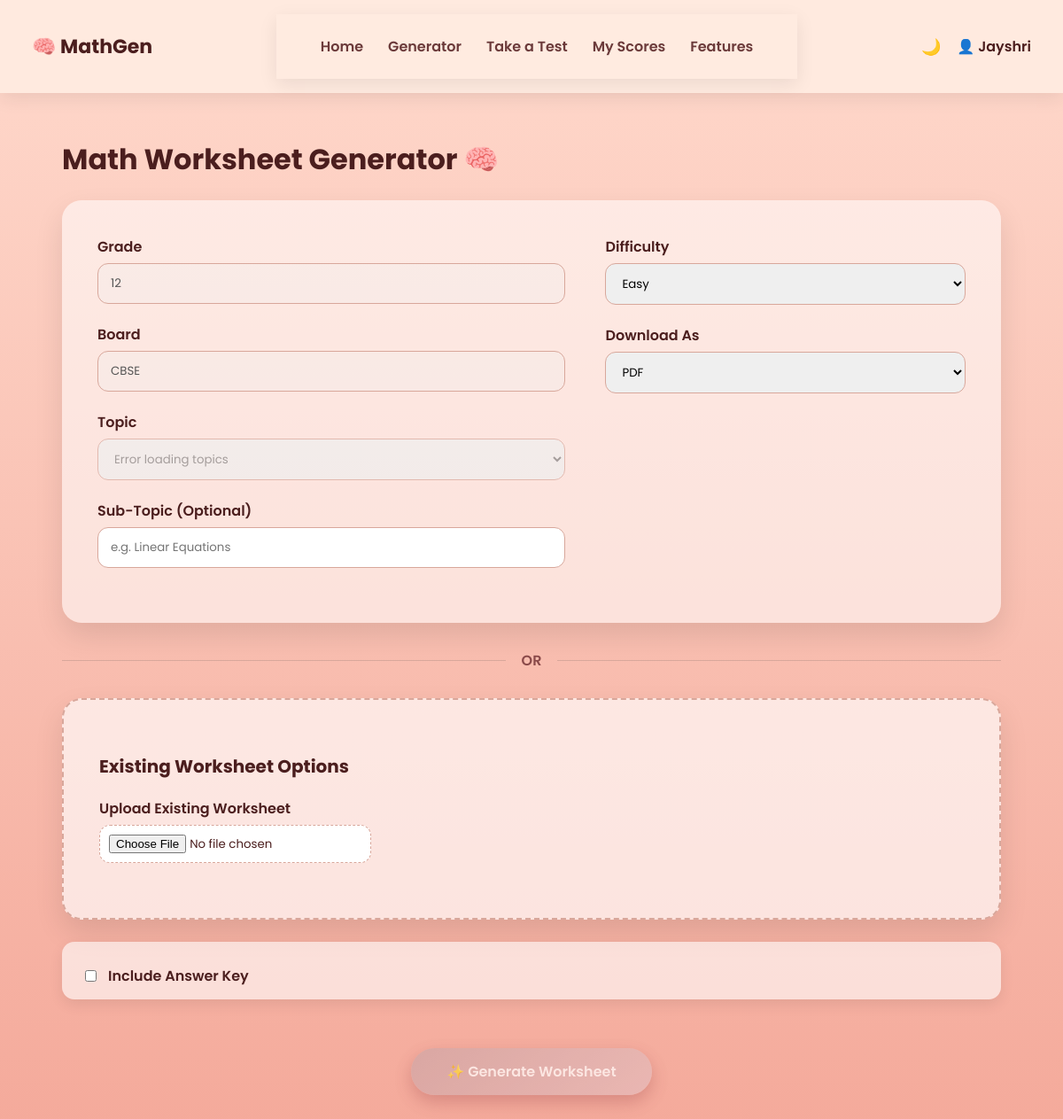
Screenshot of /generator (signed in) with the database file from the repository.
### server.py (models this page shows, shortened)
class User(UserMixin, db.Model):
    id = db.Column(db.Integer, primary_key=True)
    name = db.Column(db.String(100), nullable=False)
    email = db.Column(db.String(120), unique=True, nullable=False)
    country_code = db.Column(db.String(5), nullable=False, default="+91")  # ✅ ADD
    phone_number = db.Column(db.String(30), unique=True, nullable=True)
    grade = db.Column(db.String(50), nullable=True)
    password_hash = db.Column(db.String(256), nullable=True)
    age = db.Column(db.Integer, nullable=True)
    city = db.Column(db.String(100), nullable=True)
    postal_code = db.Column(db.String(20), nullable=True)
    timezone = db.Column(db.String(50), nullable=True)
    whatsapp_consent = db.Column(db.Boolean, default=False)
    newsletter_consent = db.Column(db.Boolean, default=False)
    board = db.Column(db.String(50), nullable=True)
    profile_completed = db.Column(db.Boolean, default=False)
    dob = db.Column(db.Date, nullable=False)

### server.py (the view)
@app.route('/generator')
@login_required
def serve_index():
    return render_template(
        'index.html',
        user_grade=current_user.grade,
        user_board=current_user.board
    )

### server.py (called while the page is built)
@app.context_processor
def inject_now():
    return {'now': datetime.now}

@login_manager.user_loader
def load_user(user_id):
    return User.query.get(int(user_id))

### templates/index.html (shortened to what this page needs)
{% extends "base.html" %}
{% block content %}
<div class="ws-container">
<h1>Math Worksheet Generator 🧠</h1>
<form
    method="POST"
    action="{{ url_for('generate_worksheet') }}"
    enctype="multipart/form-data"
>
<div class="ws-card">
<div class="ws-grid">
<div>
    <div class="form-group">
        <label>Grade</label>
        <input
            type="text"
            class="pretty-input"
            value="{{ current_user.grade }}"
            disabled
        >
    </div>
    <div class="form-group">
        <label>Board</label>
        <input
            type="text"
            class="pretty-input"
            value="{{ current_user.board }}"
            disabled
        >
    </div>
    <div class="form-group">
        <label>Topic</label>
        <select class="pretty-select" name="topic" id="topic" required disabled>
            <option value="">Loading topics...</option>
        </select>
    </div>
    <div class="form-group">
        <label>Sub-Topic (Optional)</label>
        <input class="pretty-input" name="subtopic" placeholder="e.g. Linear Equations">
    </div>
</div>
<div>
    <div class="form-group">
        <label>Difficulty</label>
        <select class="pretty-select" name="difficulty">
            <option value="Easy">Easy</option>
        </select>
    </div>
    <div class="form-group">
        <label>Download As</label>
        <select class="pretty-select" name="format">
            <option value="pdf">PDF</option>
        </select>
    </div>
</div>
</div>
</div>
<div class="or-divider">OR</div>
<div class="ws-card secondary">
<h3>Existing Worksheet Options</h3>
<div class="form-group">
    <label>Upload Existing Worksheet</label>
    <input type="file" class="file-box" name="worksheet_file">
</div>
</div>
<div class="answer-key-bar">
    <label class="checkbox-group">
        <input type="checkbox" name="answer_key" value="1">
        Include Answer Key
    </label>
</div>
<div class="generate-btn">
    <button type="submit" id="generateBtn" disabled>
    ✨ Generate Worksheet
</button>
</div>
</form>
</div>
{% endblock %}

### templates/base.html (shortened to what this page needs)
<!DOCTYPE html>
<html lang="en">
<head>
</head>
<body>
<div class="navbar">
    <div class="logo">🧠 MathGen</div>
    <nav class="navbar">
    <a href="{{ url_for('landing_page') }}"
       class="{% if request.endpoint == 'landing_page' %}active{% endif %}">
        Home
    </a>
    <a href="{{ url_for('generate_worksheet') }}"
   class="nav-link {% if request.endpoint == 'generate_worksheet' %}active{% endif %}">
    Generator
</a>
    <a href="{{ url_for('job_exams') }}"
       class="{% if request.endpoint == 'job_exams' %}active{% endif %}">
        Take a Test
    </a>
    <a href="{{ url_for('my_scores') }}"
       class="{% if request.endpoint == 'my_scores' %}active{% endif %}">
        My Scores
    </a>
    <a href="{{ url_for('features') }}"
       class="{% if request.endpoint == 'features' %}active{% endif %}">
        Features
    </a>
</nav>
    <div class="nav-right">
        <div class="dark-toggle" onclick="toggleDark()">🌙</div>
        {% if current_user.is_authenticated %}
        <div class="profile" id="profileBox">
            <div class="profile-btn" onclick="toggleProfile()">
                👤 {{ current_user.name }}
            </div>
        </div>
        {% else %}
        <a href="/login">Login</a>
        <a href="/register">Sign Up</a>
        {% endif %}
    </div>
</div>
{% block content %}{% endblock %}
</body>
</html>

### templates/base.html (style rules this page uses)
* { box-sizing: border-box; font-family: 'Poppins', sans-serif; }
body { margin: 0; background: linear-gradient(180deg, #ffd9cc, #f4a99a); color: #4b1e1e; transition: background 0.3s, color 0.3s; }
.navbar { background: rgba(255, 235, 225, 0.95); padding: 16px 36px; display: flex; justify-content: space-between; align-items: center; box-shadow: 0 6px 20px rgba(0,0,0,0.08); position: sticky; top: 0; z-index: 1000; }
.logo { font-size: 22px; font-weight: 700; display: flex; align-items: center; gap: 8px; }
.nav-right { display: flex; align-items: center; gap: 18px; }
.profile { position: relative; }
.profile-btn { display: flex; align-items: center; gap: 8px; cursor: pointer; font-weight: 600; }
.dark-toggle { cursor: pointer; font-size: 18px; }
.navbar a { position: relative; padding: 8px 14px; font-weight: 600; color: #6b3a3a; text-decoration: none; transition: all 0.3s ease; }

### templates/index.html (style rules this page uses)
.ws-container { max-width: 1100px; margin: auto; padding: 80px 20px; color: #4b1e1e; }
.ws-container { max-width: 1100px; margin: 0 auto; padding: 30px 20px 60px; }
.ws-card { background: rgba(255, 255, 255, 0.55); border-radius: 22px; padding: 40px; box-shadow: 0 14px 32px rgba(0,0,0,0.1); }
.ws-grid { display: grid; grid-template-columns: 1.3fr 1fr; gap: 45px; }
.form-group { margin-bottom: 22px; }
.form-group label { display: block; font-weight: 600; margin-bottom: 6px; }
.pretty-select, .pretty-input { width: 100%; padding: 12px 14px; border-radius: 12px; border: 1px solid #d8a79b; }
.file-box { background: #fff; border-radius: 12px; padding: 10px; border: 1px dashed #d8a79b; }
.generate-btn { margin-top: 55px; display: flex; justify-content: center; }
.generate-btn button { background: linear-gradient(135deg, #7a1f2b, #a83246); border: none; color: white; padding: 14px 40px; font-size: 16px; font-weight: 600; border-radius: 999px; cursor: pointer; box-shadow: 0 8px 20px rgba(122, 31, 43, 0.35); }
.ws-card.secondary { margin-top: 30px; background: rgba(255, 255, 255, 0.65); border: 2px dashed #d8a79b; }
.ws-card.secondary h3 { font-size: 20px; margin-bottom: 20px; font-weight: 700; }
.checkbox-group { display: flex; align-items: center; gap: 10px; margin-top: 12px; }
.or-divider { display: flex; align-items: center; gap: 18px; margin: 30px 0; color: #8a4a4a; font-weight: 600; }
.or-divider::before, .or-divider::after { content: ""; flex: 1; height: 1px; background: #d8a79b; }
.generate-btn button:disabled { background: linear-gradient(135deg, #cfa5a5, #e6bcbc); cursor: not-allowed; opacity: 0.7; }
.answer-key-bar { max-width: 1100px; margin: 25px auto 10px; padding: 14px 22px; background: rgba(255, 255, 255, 0.6); border-radius: 14px; box-shadow: 0 6px 16px rgba(0,0,0,0.08); }
.answer-key-bar .checkbox-group { display: flex; align-items: center; gap: 10px; font-weight: 600; }

### rows the page displays
User: name "Jayshri", grade "12", board "CBSE"
